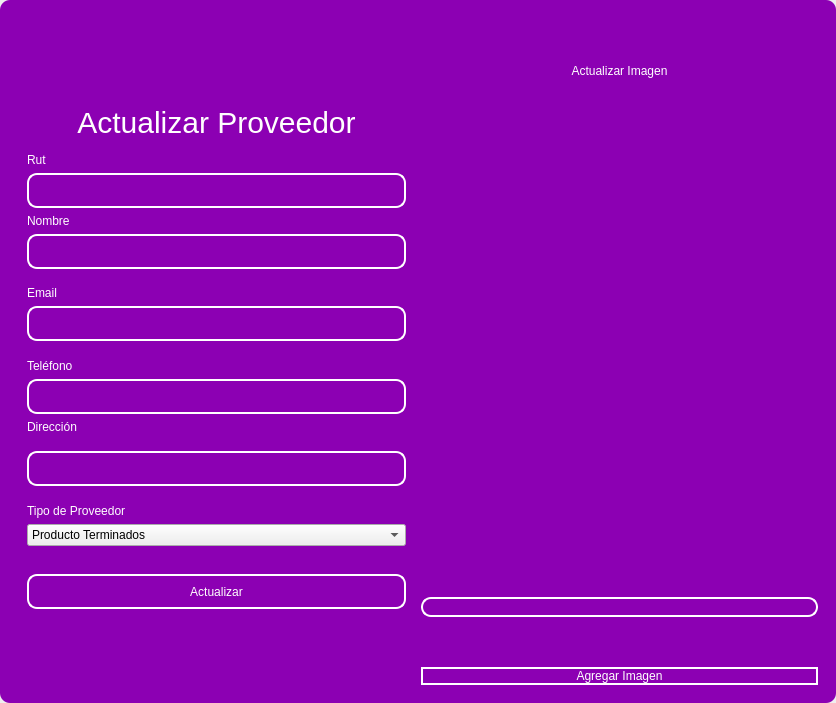
<?xml version="1.0" encoding="UTF-8"?>
<ui version="4.0">
 <class>MainWindow</class>
 <widget class="QMainWindow" name="MainWindow">
  <property name="geometry">
   <rect>
    <x>0</x>
    <y>0</y>
    <width>836</width>
    <height>703</height>
   </rect>
  </property>
  <property name="windowTitle">
   <string>MainWindow</string>
  </property>
  <property name="styleSheet">
   <string notr="true"/>
  </property>
  <widget class="QWidget" name="centralwidget">
   <property name="styleSheet">
    <string notr="true"/>
   </property>
   <layout class="QVBoxLayout" name="verticalLayout">
    <property name="spacing">
     <number>0</number>
    </property>
    <property name="leftMargin">
     <number>0</number>
    </property>
    <property name="topMargin">
     <number>0</number>
    </property>
    <property name="rightMargin">
     <number>0</number>
    </property>
    <property name="bottomMargin">
     <number>0</number>
    </property>
    <item>
     <widget class="QFrame" name="frame">
      <property name="enabled">
       <bool>true</bool>
      </property>
      <property name="styleSheet">
       <string notr="true">QFrame {
	border-radius:10px;
background-color: rgb(140, 0, 179);
 }
</string>
      </property>
      <property name="frameShape">
       <enum>QFrame::StyledPanel</enum>
      </property>
      <property name="frameShadow">
       <enum>QFrame::Raised</enum>
      </property>
      <layout class="QVBoxLayout" name="verticalLayout_2">
       <item>
        <widget class="QFrame" name="frame_superior">
         <property name="minimumSize">
          <size>
           <width>0</width>
           <height>40</height>
          </size>
         </property>
         <property name="maximumSize">
          <size>
           <width>16777215</width>
           <height>40</height>
          </size>
         </property>
         <property name="styleSheet">
          <string notr="true">QPushButton{
border-radius:18px;
}

QPushButton:hover{
	background-color: rgb(0, 0, 0);
}
</string>
         </property>
         <property name="frameShape">
          <enum>QFrame::StyledPanel</enum>
         </property>
         <property name="frameShadow">
          <enum>QFrame::Raised</enum>
         </property>
         <layout class="QHBoxLayout" name="horizontalLayout_3">
          <property name="spacing">
           <number>4</number>
          </property>
          <property name="leftMargin">
           <number>0</number>
          </property>
          <property name="topMargin">
           <number>0</number>
          </property>
          <property name="rightMargin">
           <number>0</number>
          </property>
          <property name="bottomMargin">
           <number>0</number>
          </property>
          <item>
           <widget class="QPushButton" name="btn_icon">
            <property name="text">
             <string/>
            </property>
            <property name="iconSize">
             <size>
              <width>40</width>
              <height>40</height>
             </size>
            </property>
           </widget>
          </item>
          <item>
           <spacer name="horizontalSpacer_2">
            <property name="orientation">
             <enum>Qt::Horizontal</enum>
            </property>
            <property name="sizeHint" stdset="0">
             <size>
              <width>443</width>
              <height>20</height>
             </size>
            </property>
           </spacer>
          </item>
          <item>
           <widget class="QPushButton" name="bt_minimizar">
            <property name="minimumSize">
             <size>
              <width>38</width>
              <height>38</height>
             </size>
            </property>
            <property name="maximumSize">
             <size>
              <width>38</width>
              <height>38</height>
             </size>
            </property>
            <property name="cursor">
             <cursorShape>PointingHandCursor</cursorShape>
            </property>
            <property name="text">
             <string/>
            </property>
            <property name="icon">
             <iconset>
              <normaloff>image/minus.svg</normaloff>image/minus.svg</iconset>
            </property>
            <property name="iconSize">
             <size>
              <width>38</width>
              <height>38</height>
             </size>
            </property>
           </widget>
          </item>
          <item>
           <widget class="QPushButton" name="bt_maximizar">
            <property name="minimumSize">
             <size>
              <width>38</width>
              <height>38</height>
             </size>
            </property>
            <property name="maximumSize">
             <size>
              <width>38</width>
              <height>38</height>
             </size>
            </property>
            <property name="cursor">
             <cursorShape>PointingHandCursor</cursorShape>
            </property>
            <property name="text">
             <string/>
            </property>
            <property name="icon">
             <iconset>
              <normaloff>image/chevron-up.svg</normaloff>image/chevron-up.svg</iconset>
            </property>
            <property name="iconSize">
             <size>
              <width>38</width>
              <height>38</height>
             </size>
            </property>
           </widget>
          </item>
          <item>
           <widget class="QPushButton" name="bt_restaurar">
            <property name="minimumSize">
             <size>
              <width>38</width>
              <height>38</height>
             </size>
            </property>
            <property name="maximumSize">
             <size>
              <width>38</width>
              <height>38</height>
             </size>
            </property>
            <property name="cursor">
             <cursorShape>PointingHandCursor</cursorShape>
            </property>
            <property name="text">
             <string/>
            </property>
            <property name="icon">
             <iconset>
              <normaloff>image/chevron-down.svg</normaloff>image/chevron-down.svg</iconset>
            </property>
            <property name="iconSize">
             <size>
              <width>38</width>
              <height>38</height>
             </size>
            </property>
           </widget>
          </item>
          <item>
           <widget class="QPushButton" name="bt_cerrar">
            <property name="minimumSize">
             <size>
              <width>38</width>
              <height>38</height>
             </size>
            </property>
            <property name="maximumSize">
             <size>
              <width>38</width>
              <height>38</height>
             </size>
            </property>
            <property name="cursor">
             <cursorShape>PointingHandCursor</cursorShape>
            </property>
            <property name="text">
             <string/>
            </property>
            <property name="icon">
             <iconset>
              <normaloff>image/x.svg</normaloff>image/x.svg</iconset>
            </property>
            <property name="iconSize">
             <size>
              <width>38</width>
              <height>38</height>
             </size>
            </property>
           </widget>
          </item>
         </layout>
        </widget>
       </item>
       <item>
        <widget class="QFrame" name="frame_3">
         <property name="styleSheet">
          <string notr="true">QLabel {
	color: rgb(255, 255, 254);
	font: 12pt &quot;Arial&quot;;
	background-color: rgba(0, 0, 0,0);
}

QTextEdit{
background-color: rgba(0, 0, 0,0);
border-radius:10px; 
font: 12pt &quot;Arial&quot;;
color: rgb(255, 255, 254);
border: 2px solid  rgb(255, 255, 255);

}

QTextEdit:hover{
background-color: rgba(0, 0, 0,0);
border-radius:10px; 
font: 12pt &quot;Arial&quot;;
border: 2px solid  rgb(120, 0, 171);
}

QTextEdit:focus{
background-color: rgb(0, 0, 0);
border-radius:10px; 
font: 12pt &quot;Arial&quot;;
border: 2px solid rgb(120, 0, 171);
}

QLineEdit{
background-color: rgba(0, 0, 0,0);
border-radius:10px; 
font: 12pt &quot;Arial&quot;;
color: rgb(255, 255, 254);
border: 2px solid  rgb(255, 255, 255);

}

QLineEdit:hover{
background-color: rgba(0, 0, 0,0);
border-radius:10px; 
font: 12pt &quot;Arial&quot;;
border: 2px solid  rgb(120, 0, 171);
}

QLineEdit:focus{
background-color: rgb(0, 0, 0);
border-radius:10px; 
font: 12pt &quot;Arial&quot;;
border: 2px solid rgb(120, 0, 171);
}

QCheckBox{
	font: 12pt &quot;Arial&quot;;
	color: rgb(255, 255, 255);
}

QCheckBox::indicator {
    width: 18px;
    height:18px;
}

QCheckBox::indicator:unchecked {
   background-image: url(image/square.svg);
}

QCheckBox::indicator:checked {
   background-image: url(image/check-square.svg);
}

QPushButton{
border-radius:10px; 
font: 12pt &quot;Arial&quot;;
color: rgb(255, 255, 254);
border: 2px solid #ffffff;
}

QPushButton:hover{
border-radius:10px; 
font: 12pt &quot;Arial&quot;;
color: rgb(255, 255, 255);
border: 2px solid rgb(120, 0, 171);
	background-color: rgb(120, 0, 171);
}
</string>
         </property>
         <property name="frameShape">
          <enum>QFrame::StyledPanel</enum>
         </property>
         <property name="frameShadow">
          <enum>QFrame::Raised</enum>
         </property>
         <layout class="QHBoxLayout" name="horizontalLayout_4">
          <item>
           <layout class="QVBoxLayout" name="verticalLayout_4">
            <item>
             <spacer name="verticalSpacer">
              <property name="orientation">
               <enum>Qt::Vertical</enum>
              </property>
              <property name="sizeHint" stdset="0">
               <size>
                <width>28</width>
                <height>28</height>
               </size>
              </property>
             </spacer>
            </item>
            <item>
             <widget class="QFrame" name="frame_4">
              <property name="maximumSize">
               <size>
                <width>400</width>
                <height>600</height>
               </size>
              </property>
              <property name="styleSheet">
               <string notr="true">QLabel {
	color: rgb(255, 255, 254);
	font: 12pt &quot;Arial&quot;;
	background-color: rgba(0, 0, 0,0);
}


QLineEdit{
background-color: rgba(0, 0, 0,0);
border-radius:10px; 
font: 12pt &quot;Arial&quot;;
color: rgb(255, 255, 254);
border: 2px solid  rgb(255, 255, 255);

}

QLineEdit:hover{
background-color: rgba(0, 0, 0,0);
border-radius:10px; 
font: 12pt &quot;Arial&quot;;
border: 2px solid  rgb(120, 0, 171);
}

QLineEdit:focus{
background-color: rgb(0, 0, 0);
border-radius:10px; 
font: 12pt &quot;Arial&quot;;
border: 2px solid rgb(120, 0, 171);
}

QCheckBox{
	font: 12pt &quot;Arial&quot;;
	color: rgb(255, 255, 255);
}

QCheckBox::indicator {
    width: 18px;
    height:18px;
}

QCheckBox::indicator:unchecked {
   background-image: url(image/square.svg);
}

QCheckBox::indicator:checked {
   background-image: url(image/check-square.svg);
}

QPushButton{
border-radius:10px; 
font: 12pt &quot;Arial&quot;;
color: rgb(255, 255, 254);
border: 2px solid #ffffff;
}

QPushButton:hover{
border-radius:10px; 
font: 12pt &quot;Arial&quot;;
color: rgb(255, 255, 255);
border: 2px solid rgb(120, 0, 171);
	background-color: rgb(120, 0, 171);
}
</string>
              </property>
              <property name="frameShape">
               <enum>QFrame::StyledPanel</enum>
              </property>
              <property name="frameShadow">
               <enum>QFrame::Raised</enum>
              </property>
              <layout class="QVBoxLayout" name="verticalLayout_3">
               <item>
                <spacer name="verticalSpacer_3">
                 <property name="orientation">
                  <enum>Qt::Vertical</enum>
                 </property>
                 <property name="sizeHint" stdset="0">
                  <size>
                   <width>20</width>
                   <height>40</height>
                  </size>
                 </property>
                </spacer>
               </item>
               <item>
                <widget class="QLabel" name="label_3">
                 <property name="minimumSize">
                  <size>
                   <width>100</width>
                   <height>50</height>
                  </size>
                 </property>
                 <property name="styleSheet">
                  <string notr="true">font-size: 30px</string>
                 </property>
                 <property name="text">
                  <string>Actualizar Proveedor</string>
                 </property>
                 <property name="alignment">
                  <set>Qt::AlignCenter</set>
                 </property>
                </widget>
               </item>
               <item>
                <widget class="QLabel" name="label_6">
                 <property name="text">
                  <string>Rut</string>
                 </property>
                </widget>
               </item>
               <item>
                <widget class="QLineEdit" name="ruttxt">
                 <property name="minimumSize">
                  <size>
                   <width>0</width>
                   <height>35</height>
                  </size>
                 </property>
                </widget>
               </item>
               <item>
                <widget class="QLabel" name="label_4">
                 <property name="text">
                  <string>Nombre</string>
                 </property>
                </widget>
               </item>
               <item>
                <widget class="QLineEdit" name="nametxt">
                 <property name="minimumSize">
                  <size>
                   <width>0</width>
                   <height>35</height>
                  </size>
                 </property>
                 <property name="text">
                  <string/>
                 </property>
                </widget>
               </item>
               <item>
                <spacer name="verticalSpacer_4">
                 <property name="orientation">
                  <enum>Qt::Vertical</enum>
                 </property>
                 <property name="sizeHint" stdset="0">
                  <size>
                   <width>20</width>
                   <height>40</height>
                  </size>
                 </property>
                </spacer>
               </item>
               <item>
                <widget class="QLabel" name="label_5">
                 <property name="text">
                  <string>Email</string>
                 </property>
                </widget>
               </item>
               <item>
                <widget class="QLineEdit" name="emailtxt">
                 <property name="minimumSize">
                  <size>
                   <width>0</width>
                   <height>35</height>
                  </size>
                 </property>
                 <property name="maximumSize">
                  <size>
                   <width>16777215</width>
                   <height>16777215</height>
                  </size>
                 </property>
                 <property name="echoMode">
                  <enum>QLineEdit::Normal</enum>
                 </property>
                </widget>
               </item>
               <item>
                <spacer name="verticalSpacer_5">
                 <property name="orientation">
                  <enum>Qt::Vertical</enum>
                 </property>
                 <property name="sizeHint" stdset="0">
                  <size>
                   <width>20</width>
                   <height>40</height>
                  </size>
                 </property>
                </spacer>
               </item>
               <item>
                <widget class="QLabel" name="label">
                 <property name="text">
                  <string>Teléfono</string>
                 </property>
                </widget>
               </item>
               <item>
                <widget class="QLineEdit" name="phonetxt">
                 <property name="minimumSize">
                  <size>
                   <width>0</width>
                   <height>35</height>
                  </size>
                 </property>
                </widget>
               </item>
               <item>
                <widget class="QLabel" name="label_2">
                 <property name="text">
                  <string>Dirección</string>
                 </property>
                </widget>
               </item>
               <item>
                <spacer name="verticalSpacer_6">
                 <property name="orientation">
                  <enum>Qt::Vertical</enum>
                 </property>
                 <property name="sizeHint" stdset="0">
                  <size>
                   <width>20</width>
                   <height>40</height>
                  </size>
                 </property>
                </spacer>
               </item>
               <item>
                <widget class="QLineEdit" name="addresstxt">
                 <property name="minimumSize">
                  <size>
                   <width>0</width>
                   <height>35</height>
                  </size>
                 </property>
                </widget>
               </item>
               <item>
                <spacer name="verticalSpacer_10">
                 <property name="orientation">
                  <enum>Qt::Vertical</enum>
                 </property>
                 <property name="sizeHint" stdset="0">
                  <size>
                   <width>20</width>
                   <height>40</height>
                  </size>
                 </property>
                </spacer>
               </item>
               <item>
                <widget class="QLabel" name="label_7">
                 <property name="text">
                  <string>Tipo de Proveedor</string>
                 </property>
                </widget>
               </item>
               <item>
                <widget class="QComboBox" name="typecombobox">
                 <item>
                  <property name="text">
                   <string>Producto Terminados</string>
                  </property>
                 </item>
                 <item>
                  <property name="text">
                   <string>Materias Primas</string>
                  </property>
                 </item>
                 <item>
                  <property name="text">
                   <string>Servicios</string>
                  </property>
                 </item>
                 <item>
                  <property name="text">
                   <string>Equipo Maquinaria</string>
                  </property>
                 </item>
                 <item>
                  <property name="text">
                   <string>Transporte y Lógistica</string>
                  </property>
                 </item>
                 <item>
                  <property name="text">
                   <string>Insumos Generales</string>
                  </property>
                 </item>
                </widget>
               </item>
               <item>
                <spacer name="verticalSpacer_9">
                 <property name="orientation">
                  <enum>Qt::Vertical</enum>
                 </property>
                 <property name="sizeHint" stdset="0">
                  <size>
                   <width>20</width>
                   <height>50</height>
                  </size>
                 </property>
                </spacer>
               </item>
               <item>
                <widget class="QPushButton" name="btn_update">
                 <property name="minimumSize">
                  <size>
                   <width>0</width>
                   <height>35</height>
                  </size>
                 </property>
                 <property name="cursor">
                  <cursorShape>PointingHandCursor</cursorShape>
                 </property>
                 <property name="text">
                  <string>Actualizar</string>
                 </property>
                </widget>
               </item>
               <item>
                <spacer name="verticalSpacer_7">
                 <property name="orientation">
                  <enum>Qt::Vertical</enum>
                 </property>
                 <property name="sizeHint" stdset="0">
                  <size>
                   <width>20</width>
                   <height>40</height>
                  </size>
                 </property>
                </spacer>
               </item>
               <item>
                <layout class="QHBoxLayout" name="horizontalLayout_2"/>
               </item>
               <item>
                <spacer name="verticalSpacer_8">
                 <property name="orientation">
                  <enum>Qt::Vertical</enum>
                 </property>
                 <property name="sizeHint" stdset="0">
                  <size>
                   <width>20</width>
                   <height>40</height>
                  </size>
                 </property>
                </spacer>
               </item>
               <item>
                <layout class="QHBoxLayout" name="horizontalLayout">
                 <item>
                  <spacer name="horizontalSpacer">
                   <property name="orientation">
                    <enum>Qt::Horizontal</enum>
                   </property>
                   <property name="sizeHint" stdset="0">
                    <size>
                     <width>40</width>
                     <height>20</height>
                    </size>
                   </property>
                  </spacer>
                 </item>
                </layout>
               </item>
              </layout>
             </widget>
            </item>
            <item>
             <spacer name="verticalSpacer_2">
              <property name="orientation">
               <enum>Qt::Vertical</enum>
              </property>
              <property name="sizeHint" stdset="0">
               <size>
                <width>20</width>
                <height>40</height>
               </size>
              </property>
             </spacer>
            </item>
           </layout>
          </item>
          <item>
           <layout class="QVBoxLayout" name="verticalLayout_5">
            <property name="spacing">
             <number>50</number>
            </property>
            <property name="rightMargin">
             <number>0</number>
            </property>
            <property name="bottomMargin">
             <number>0</number>
            </property>
            <item>
             <widget class="QLabel" name="label_8">
              <property name="styleSheet">
               <string notr="true">color: rgb(255, 255, 255);
font: 30pt &quot;MS Shell Dlg 2&quot;;</string>
              </property>
              <property name="text">
               <string>Actualizar Imagen</string>
              </property>
              <property name="alignment">
               <set>Qt::AlignCenter</set>
              </property>
             </widget>
            </item>
            <item>
             <layout class="QHBoxLayout" name="horizontalLayout_6">
              <property name="spacing">
               <number>6</number>
              </property>
              <item>
               <spacer name="verticalSpacer_11">
                <property name="orientation">
                 <enum>Qt::Vertical</enum>
                </property>
                <property name="sizeHint" stdset="0">
                 <size>
                  <width>20</width>
                  <height>40</height>
                 </size>
                </property>
               </spacer>
              </item>
              <item>
               <widget class="QLabel" name="image_label">
                <property name="text">
                 <string/>
                </property>
               </widget>
              </item>
              <item>
               <spacer name="verticalSpacer_12">
                <property name="orientation">
                 <enum>Qt::Vertical</enum>
                </property>
                <property name="sizeHint" stdset="0">
                 <size>
                  <width>20</width>
                  <height>40</height>
                 </size>
                </property>
               </spacer>
              </item>
             </layout>
            </item>
            <item>
             <widget class="QLineEdit" name="imagetxt">
              <property name="enabled">
               <bool>false</bool>
              </property>
             </widget>
            </item>
            <item>
             <widget class="QPushButton" name="btn_add_image">
              <property name="cursor">
               <cursorShape>PointingHandCursor</cursorShape>
              </property>
              <property name="text">
               <string>Agregar Imagen</string>
              </property>
             </widget>
            </item>
           </layout>
          </item>
         </layout>
        </widget>
       </item>
      </layout>
     </widget>
    </item>
   </layout>
  </widget>
 </widget>
 <resources/>
 <connections/>
</ui>
